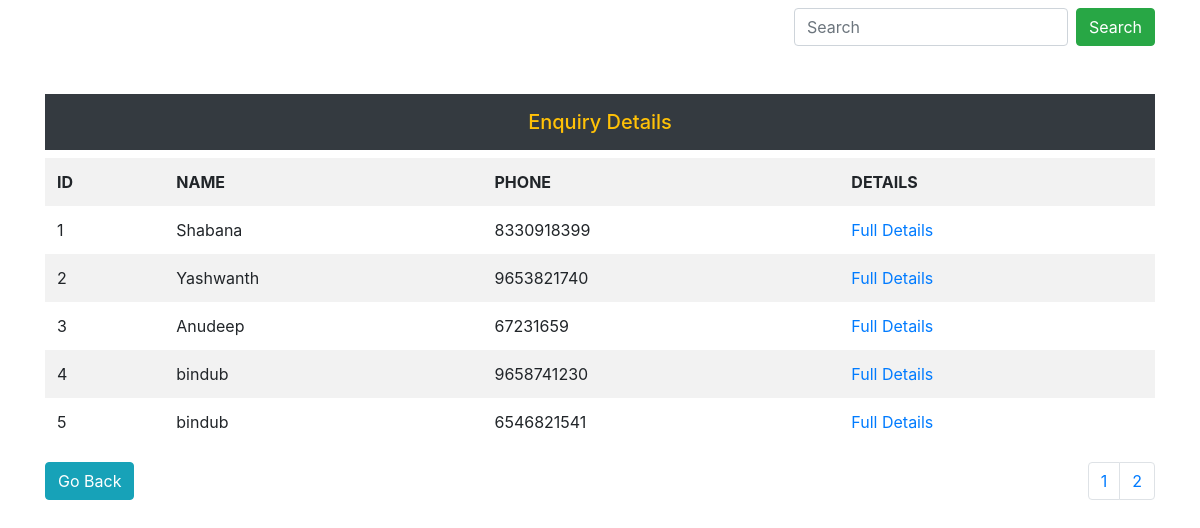
/PHP/Admin_Pages/viewmore_enquiry.php (signed in), run on the app's committed database.
### tables this page shows
CREATE TABLE `enquiry` (
  `id` int(200) NOT NULL,
  `name` varchar(200) DEFAULT NULL,
  `phone` bigint(200) DEFAULT NULL,
  `subject` varchar(200) DEFAULT NULL,
  `email` varchar(200) DEFAULT NULL,
  `country` varchar(200) DEFAULT NULL,
  `address` varchar(200) DEFAULT NULL,
  `message` varchar(200) DEFAULT NULL
);

### PHP/Admin_Pages/viewmore_enquiry.php (the view, shortened to what this page needs)
<?php
if(isset($_SESSION['email']) && isset($_SESSION['pswd']))
{
$conn=mysqli_connect("localhost","root","","student");
$page=$_GET['page'];
$requirerecords=5;
if($page==0)
{
	$record_index=0;
}
else
{
   $record_index=$page*$requirerecords-$requirerecords;
}
$select_pagination="select *from enquiry limit $record_index,$requirerecords";
$qry=mysqli_query($conn,$select_pagination);
?>
<!DOCTYPE html>
<html lang="en">
<head>
    <link rel="stylesheet" href="../../CSS/bootstrap.min.css">
    <link rel="stylesheet" href="../../CSS/all.css">
    <link rel="stylesheet" href="../../jQuery/jquery-ui.min.css">
</head>
<body>
<div class="container mt-2">
<form class="form-inline my-2 my-lg-0 justify-content-end" method="POST">
      <input class="form-control mr-sm-2" type="search" placeholder="Search" name="searchbox" aria-label="Search">
      <button class="btn btn-success my-2 my-sm-0" name="search" type="submit">Search</button>
</form>
</div>
<div class="container-fluid">
    <div class="container mt-5">
    <table class="table table-borderless table-striped">
            <h5 class="text-center text-warning bg-dark p-3">Enquiry Details</h5>
        <tr>
            <th>ID</th>
            <th>NAME</th>
            <th>PHONE</th>
            <th>DETAILS</th>
        </tr>
        <?php while($fetchingenquiry=mysqli_fetch_assoc($qry))
        {
        ?>
        <tr>
            <td><?php echo $fetchingenquiry['id']?></td>
            <td><?php echo $fetchingenquiry['name']?></td>
            <td><?php echo $fetchingenquiry['phone']?></td>
            <td><a href="enquiry_fulldetails.php?enquirydetails=<?php echo $fetchingenquiry['id']?>" class="">Full Details</a></td>
        </tr>
        <?php } ?>
        </table>
    </div>
</div>
<div class="container">
<div class="float-right" style="">
<?php
$select_for_pagination="select *from enquiry";
$query=mysqli_query($conn,$select_for_pagination);
$total_records=mysqli_num_rows($query);
$pagerecords=ceil($total_records/$requirerecords);
?>
<nav aria-label="Page navigation example">
  <ul class="pagination">
  <?php
  for($a=1;$a<=$pagerecords;$a++)
  {
  ?>
    <li class="page-item"><a class="page-link" href="viewmore_enquiry.php?page=<?php echo $a; ?>">
	<?php echo $a; ?></a></li>
	<?php } ?>
  </ul>
</nav>
</div>
</div>
<div class="container">
<a href="Admin_Dash_Board.php" class="btn btn-info">Go Back</a>
</div>
</body>
</html>
<?php } ?>

### data on the page
enquiry: id "1", name "Shabana", phone "8330918399"
enquiry: id "2", name "Yashwanth", phone "9653821740"
enquiry: id "3", name "Anudeep", phone "67231659"
enquiry: id "4", name "bindub", phone "9658741230"
enquiry: id "5", name "bindub", phone "6546821541"
